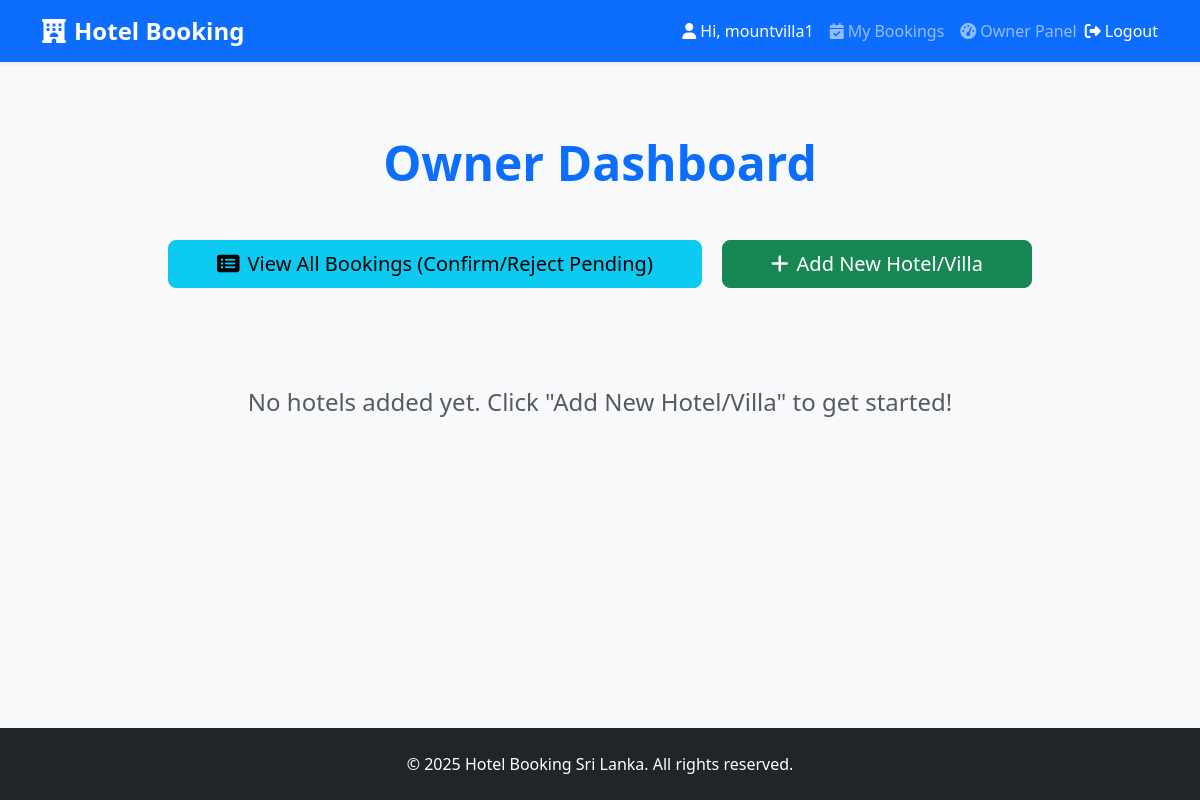
Before: /owner/dashboard/ (signed in) with the older database file.
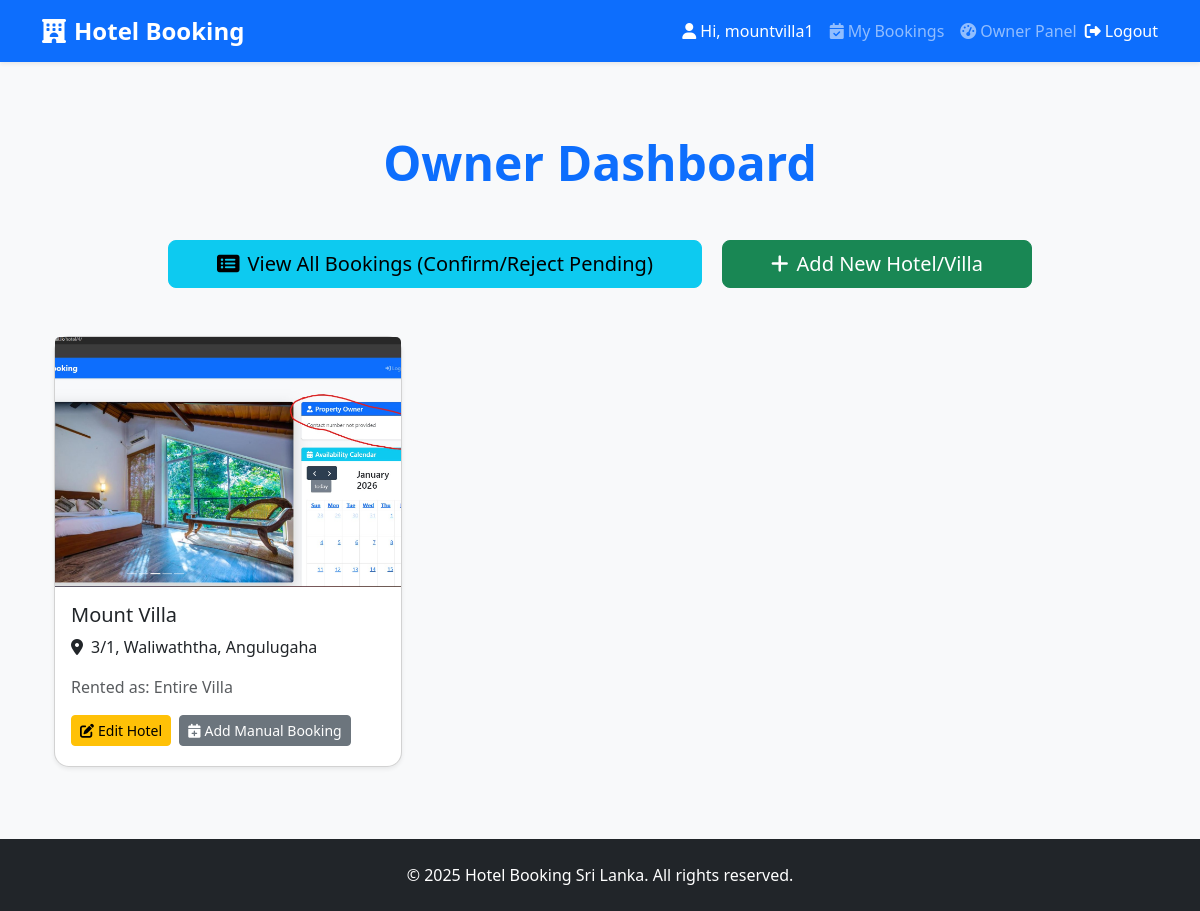
After: the same page with the newer database file.
### core/models.py (models this page shows, shortened)
class Hotel(models.Model):
    owner = models.ForeignKey(User, on_delete=models.CASCADE, related_name='hotels')
    name = models.CharField(max_length=200)
    address = models.CharField(max_length=300)
    description = models.TextField()
    main_image = models.ImageField(upload_to='hotels/')
    photo1 = models.ImageField(upload_to='hotels/', blank=True, null=True)
    photo2 = models.ImageField(upload_to='hotels/', blank=True, null=True)
    photo3 = models.ImageField(upload_to='hotels/', blank=True, null=True)
    photo4 = models.ImageField(upload_to='hotels/', blank=True, null=True)
    facilities = MultiSelectField(choices=[
        ('wifi', 'Free WiFi'),
        ('pool', 'Swimming Pool'),
        ('parking', 'Parking'),
        ('restaurant', 'Restaurant'),
        ('ac', 'Air Conditioning'),
        ('gym', 'Gym'),
        ('spa', 'Spa'),
    ], blank=True)
    rented_type = models.CharField(max_length=20, choices=RENTED_TYPE_CHOICES, default='rooms')
    price_per_night = models.DecimalField(max_digits=10, decimal_places=2, blank=True, null=True)
    google_location_link = models.URLField(blank=True, null=True, verbose_name="Google Maps Link")
    facebook_page = models.URLField(blank=True, null=True, verbose_name="Facebook Page Link")  # මේක add කරන්න

### core/views.py (the view)
# urls.py: path('owner/dashboard/', views.owner_dashboard, name='owner_dashboard'),
@login_required
def owner_dashboard(request):
    if request.user.profile.role != 'owner':
        messages.error(request, 'Only owners can access this page.')
        return redirect('home')
    hotels = Hotel.objects.filter(owner=request.user)
    return render(request, 'core/owner_dashboard.html', {'hotels': hotels})

### templates/core/owner_dashboard.html (shortened to what this page needs)
{% extends 'core/base.html' %}
{% load static %}
{% block content %}
<div class="container mt-5">
    <h1 class="text-center mb-5 display-5 fw-bold text-primary">Owner Dashboard</h1>
    <div class="text-center mb-5">
        <a href="{% url 'owner_bookings' %}" class="btn btn-info btn-lg px-5 me-3">
            <i class="fas fa-list-alt me-2"></i>View All Bookings (Confirm/Reject Pending)
        </a>
        <a href="{% url 'add_hotel' %}" class="btn btn-success btn-lg px-5">
            <i class="fas fa-plus me-2"></i>Add New Hotel/Villa
        </a>
    </div>
    {% if hotels %}
        <div class="row">
            {% for hotel in hotels %}
                <div class="col-md-6 col-lg-4 mb-5">
                    <div class="card shadow-sm h-100">
                        {% if hotel.main_image %}
                            <img src="{{ hotel.main_image.url }}" class="card-img-top" alt="{{ hotel.name }}" style="height: 250px; object-fit: cover;">
                        {% else %}
                            <div class="bg-light text-center py-5" style="height: 250px;">
                                <i class="fas fa-hotel fa-4x text-muted"></i>
                            </div>
                        {% endif %}
                        <div class="card-body d-flex flex-column">
                            <h5 class="card-title">{{ hotel.name }}</h5>
                            <p class="card-text"><i class="fas fa-map-marker-alt me-2"></i>{{ hotel.address }}</p>
                            <p class="card-text text-muted">Rented as: {{ hotel.get_rented_type_display }}</p>
                            <div class="mt-auto">
                                <a href="{% url 'edit_hotel' hotel.id %}" class="btn btn-warning btn-sm me-1 mb-1">
                                    <i class="fas fa-edit me-1"></i>Edit Hotel
                                </a>
                                <a href="{% url 'add_manual_booking' hotel.id %}" class="btn btn-secondary btn-sm mb-1">
                                    <i class="fas fa-calendar-plus me-1"></i>Add Manual Booking
                                </a>
                            </div>
                        </div>
                    </div>
                </div>
            {% endfor %}
        </div>
    {% else %}
        <div class="text-center py-5">
            <p class="text-muted fs-4">No hotels added yet. Click "Add New Hotel/Villa" to get started!</p>
        </div>
    {% endif %}
</div>
{% endblock %}

Changed rows visible on the page:
added Hotel: main_image (picture), name "Mount Villa", address "3/1, Waliwaththa, Angulugaha", rented_type "Entire Villa"
Other visible differences:
text no longer shown: "No hotels added yet. Click \"Add New Hotel/Villa\" to get started!"
